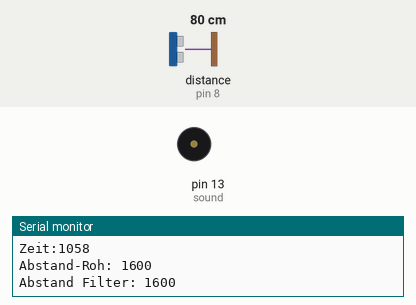
Simulated run of this sketch. Board: Arduino Uno, built with avr-gcc and run on an emulated ATmega328P. Shown: buzzer (waves = sounding), the last lines printed to the serial monitor. Wiring (inferred from the names in the program): ultrasonic range finder: trigger pin 7; echo pin 8. The test bench sets the inputs (shaded band); at power-on: distance to the obstacle (sensor on pin 8) 80 cm. The echo pulse lasts 58.3 µs per cm.

Above: at 1.2 s.
1.3 s: distance to the obstacle (sensor on pin 8) set to 35 cm
At 1.9 s:
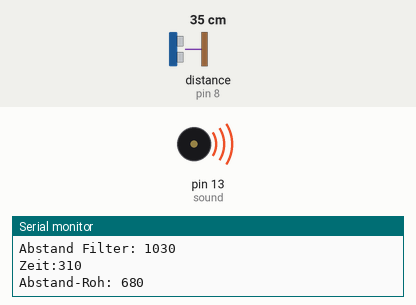
4.3 s: distance to the obstacle (sensor on pin 8) set to 2 cm
7.3 s: distance to the obstacle (sensor on pin 8) set to 20 cm
9.8 s: distance to the obstacle (sensor on pin 8) set to 24 cm
At 11.2 s:
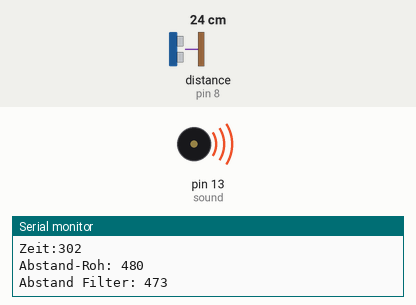
12.8 s: distance to the obstacle (sensor on pin 8) set to 4 cm
At 13.4 s:
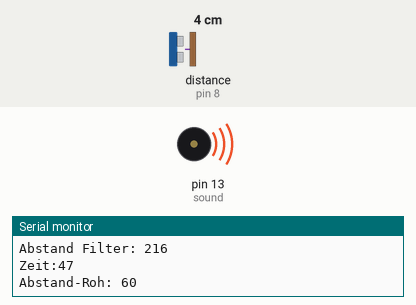
14.3 s: distance to the obstacle (sensor on pin 8) set to 250 cm
At 15.9 s:
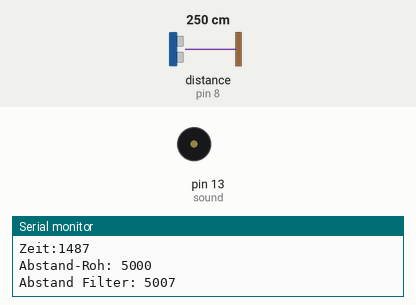
Timing chart, 0 to 17.3 s (numbered marks = the images above; inputs shaded):
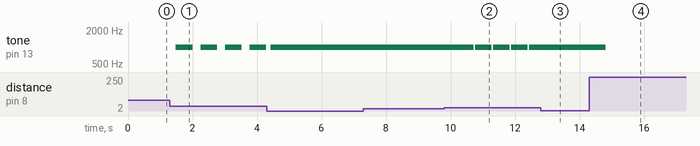

Measured:
- after the input at 1.3 s, tone on pin 13 (sound): alternates 1000 Hz for 0.51 s and silent for 0.25 s, starting after 0.19 s
- after the input at 9.8 s, tone on pin 13 (sound): alternates 1000 Hz for 0.51 s and silent for 0.05 s, starting after 0.92 s
- after the input at 12.8 s, tone on pin 13 (sound): stops changing and stays 1000 Hz
- after the input at 14.3 s, tone on pin 13 (sound): 1000 Hz → silent after 0.51 s

The sketch:

test.ino
```cpp
int trig = 7;
int echo = 8;
int sound = 13;
int beepPeriod = 2;
long lecture_echo;
long beepTime = 500; //length of beep
long cm;
long Dist;
long tolb; //time of last beep
long tslb; //time since last beep
const int smoothCount = 16;
long smoothArr[smoothCount];
const int halfMedCount = 2;
long medianArr[halfMedCount*2];
long medianArrSorted[halfMedCount*2];

void setup() {
  // put your setup code here, to run once:
  pinMode(trig, OUTPUT);
  digitalWrite(trig, LOW);
  pinMode(echo, INPUT);
  Serial.begin(9600);
  tolb = 0;
  tslb = 0;
  for (int i = 0; i<=(smoothCount-1); i++){
    smoothArr[i]=0;
  }
}
int calcdist()
{
  digitalWrite(trig, HIGH);
  delayMicroseconds(10);
  digitalWrite(trig, LOW);
  lecture_echo = pulseIn(echo, HIGH);
  cm = lecture_echo / 58;
  return cm;
}
void beep(){
  tslb = millis() - tolb;
  if(tslb > beepTime){  //um nicht unnötig zweimal tone() zu callen, keine Ahnung ob das eine unterbrechung im ton hervorruft
    tone(sound, 1000);
  }
  tolb = millis();
  tslb = 0;
}
long smoothFilter(long newVal){
  long newArr[smoothCount];
  long sum = 0;
  for (int i = 0; i<=(smoothCount-2); i++){
    newArr[i] = smoothArr[i+1];
    smoothArr[i] = smoothArr[i+1];
    sum+=newArr[i];
  }
  newArr[smoothCount-1] = newVal;
  smoothArr[smoothCount-1] = newVal;
  sum+=newVal;
  return(sum/smoothCount);
}
long medianFilter(long newVal){
  for (int i = 0; i<=(halfMedCount*2)-2; i++){ //Array Shift
    medianArr[i]=medianArr[i+1];
  }
  medianArr[(halfMedCount*2)-1] = newVal;  //rechts neuen Value insertieren
  arrSort(medianArr);
  return (medianArrSorted[halfMedCount] + medianArrSorted[halfMedCount+1])/2; //Median returnen
}
void arrSort(long inArr[halfMedCount*2]){ //TODO
  // das sortierte Array in medianArrSorted[] schreiben
}
void loop() {
  Dist = calcdist()*beepPeriod * 10;
  Serial.print("Abstand-Roh: ");
  Serial.println(Dist);
  Dist = smoothFilter(Dist);
  if(Dist<=tslb){
    beep();
  } else{
    tslb = millis() - tolb;
  }
  if(tslb >= beepTime){
    noTone(sound);
  }
  // put your main code here, to run repeatedly:
  Serial.print("Abstand Filter: ");
  Serial.println(Dist);
  Serial.print("Zeit:");
  Serial.println(tslb);
}
```
